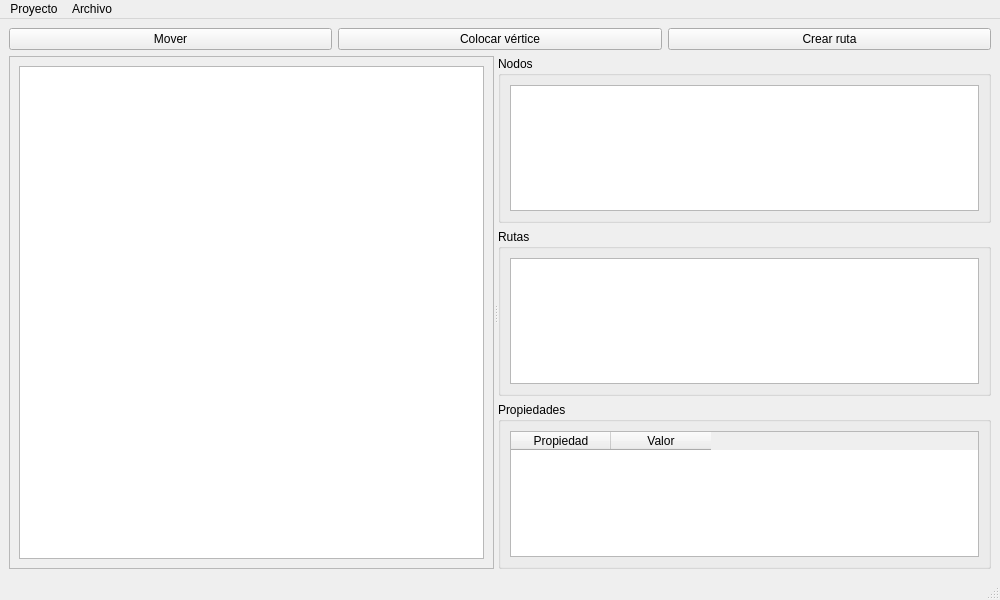
<?xml version="1.0" encoding="UTF-8"?>
<ui version="4.0">
 <class>MainWindow</class>
 <widget class="QMainWindow" name="MainWindow">
  <property name="geometry">
   <rect><x>0</x><y>0</y><width>1000</width><height>600</height></rect>
  </property>
  <property name="windowTitle">
   <string>Editor de Tráfico</string>
  </property>
  <widget class="QWidget" name="centralwidget">
   <layout class="QVBoxLayout" name="mainLayout">

    <!-- Barra superior -->
    <item>
     <layout class="QHBoxLayout" name="toolbarLayout">
      <item><widget class="QPushButton" name="mover_button"><property name="text"><string>Mover</string></property><property name="checkable"><bool>true</bool></property></widget></item>
      <item><widget class="QPushButton" name="colocar_vertice_button"><property name="text"><string>Colocar vértice</string></property><property name="checkable"><bool>true</bool></property></widget></item>
      <item><widget class="QPushButton" name="crear_ruta_button"><property name="text"><string>Crear ruta</string></property><property name="checkable"><bool>true</bool></property></widget></item>
     </layout>
    </item>

    <!-- Splitter central -->
    <item>
     <widget class="QSplitter" name="splitter">
      <property name="orientation"><enum>Qt::Horizontal</enum></property>

      <!-- Panel izquierdo: área de trabajo -->
      <widget class="QScrollArea" name="scrollAreaWork">
       <property name="widgetResizable"><bool>true</bool></property>
       <widget class="QWidget" name="scrollAreaWidgetContentsWork">
        <layout class="QVBoxLayout" name="workLayout">
         <item><widget class="QGraphicsView" name="marco_trabajo"/></item>
        </layout>
       </widget>
      </widget>

      <!-- Panel derecho: Nodos, Rutas y Propiedades -->
      <widget class="QWidget" name="sidePanel">
       <layout class="QVBoxLayout" name="sideLayout">

        <!-- Sección Nodos -->
        <item>
         <widget class="QGroupBox" name="groupNodos">
          <property name="title"><string>Nodos</string></property>
          <layout class="QVBoxLayout" name="nodosLayout">
           <item>
            <widget class="QListWidget" name="nodosList"/>
           </item>
          </layout>
         </widget>
         <property name="stretch"><number>1</number></property>
        </item>

        <!-- Sección Rutas -->
        <item>
         <widget class="QGroupBox" name="groupRutas">
          <property name="title"><string>Rutas</string></property>
          <layout class="QVBoxLayout" name="rutasLayout">
           <item>
            <widget class="QListWidget" name="rutasList"/>
           </item>
          </layout>
         </widget>
         <property name="stretch"><number>1</number></property>
        </item>

        <!-- Sección Propiedades -->
        <item>
         <widget class="QGroupBox" name="groupProperties">
          <property name="title"><string>Propiedades</string></property>
          <layout class="QVBoxLayout" name="propertiesContainer">
           <item>
            <widget class="QTableWidget" name="propertiesTable">
                <property name="columnCount"><number>2</number></property>
                <property name="rowCount"><number>0</number></property>
                <column>
                <property name="text"><string>Propiedad</string></property>
                </column>
                <column>
                <property name="text"><string>Valor</string></property>
                </column>
                </widget>
           </item>
          </layout>
         </widget>
         <property name="stretch"><number>1</number></property>
        </item>

       </layout>
      </widget>
     </widget>
    </item>

   </layout>
  </widget>

  <!-- Menú y barra de estado -->
  <widget class="QMenuBar" name="menubar">
   <widget class="QMenu" name="menuProyecto"><property name="title"><string>Proyecto</string></property></widget>
   <widget class="QMenu" name="menuArchivo"><property name="title"><string>Archivo</string></property></widget>
   <addaction name="menuProyecto"/>
   <addaction name="menuArchivo"/>
  </widget>
  <widget class="QStatusBar" name="statusbar"/>
 </widget>
 <resources/>
 <connections/>
</ui>
